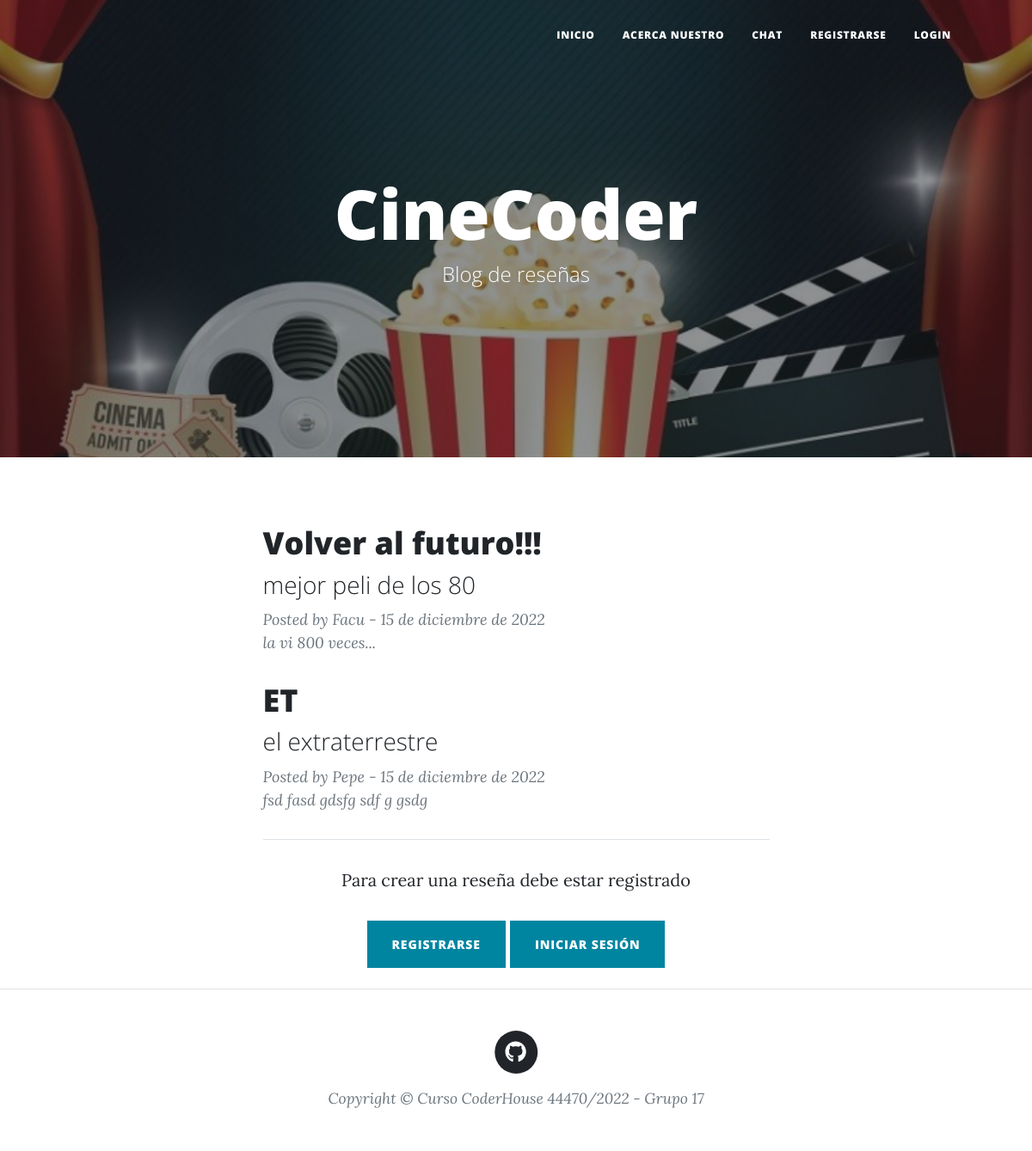
The app's page /, older data.
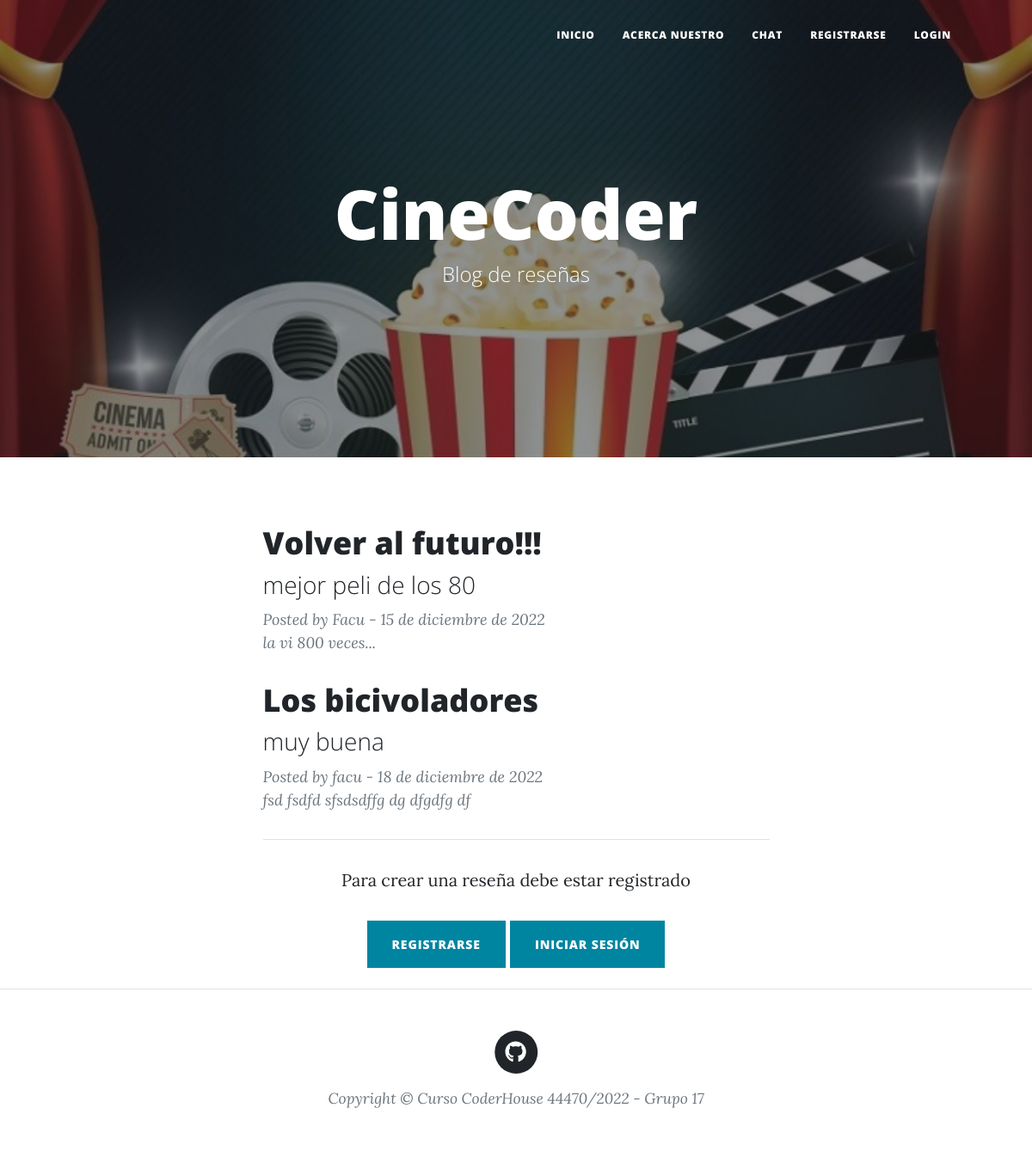
The same page, newer data.
### AppFinal/models.py (models this page shows)
class Blogs(models.Model):
    titulo = models.CharField(max_length=150)
    subtitulo = models.CharField(max_length=150)
    resumen = models.TextField()
    cuerpo = models.TextField()
    imagen = models.ImageField(upload_to="imgBlogs", null=True, blank=True)
    idusuario = models.IntegerField()
    fecha = models.DateField()
    usuario=models.CharField(max_length=150, null=True)

### AppFinal/views.py (the view)
# urls.py: path('',views.inicio, name='inicio'),
def inicio(request):
    blogs = Blogs.objects.all() # Obtener TODOS los registros de ese modelo
    contexto = {"listado_blogs": blogs}
    return render(request, "index.html", contexto)

### AppFinal/Templates/index.html (shortened to what this page needs)
{% extends "template.html" %}
{% load static %}
{% block contenidoQueCambia %}
        <header class="masthead" style="background-image: url('{% static "assets/img/home-bg.jpg" %}')">
            <div class="container position-relative px-4 px-lg-5">
                <div class="row gx-4 gx-lg-5 justify-content-center">
                    <div class="col-md-10 col-lg-8 col-xl-7">
                        <div class="site-heading">
                            <h1>CineCoder</h1>
                            <span class="subheading">Blog de reseñas</span>
                        </div>
                    </div>
                </div>
            </div>
        </header>
        <div class="container px-4 px-lg-5">
            <div class="row gx-4 gx-lg-5 justify-content-center">
                <div class="col-md-10 col-lg-8 col-xl-7">
                {% if listado_blogs %}
                    {% for blog in listado_blogs %}
                    <div class="post-preview">
                        <a href="{% url 'blogAmpliado' blog.id %}">
                            <h2 class="post-title">{{blog.titulo}}</h2>
                            <h3 class="post-subtitle">{{blog.subtitulo}}</h3>
                        </a>
                        <p class="post-meta">
                            <i>Posted by {{blog.usuario}} - {{blog.fecha}}</i><br>
                            {{blog.resumen}}<br>
                        </p>
                    </div>
                        {% endfor %}
                    {% else %}
                        <p>No hay blogs disponibles de momento</p>
                    {% endif %}
                    <hr class="my-4" />
                    {% if request.user.is_authenticated %}
                    <div class="d-flex justify-content-end mb-4"><a class="btn btn-primary text-uppercase" href="{% url 'NuevoBlog' %}">Crear reseña →</a></div>
                    {% else %}
                    <p class="text-center">Para crear una reseña debe estar registrado</p>
                    <div class="d-flex justify-content-center mb-4"><a class="btn btn-primary text-uppercase" href="{% url 'registro' %}">registrarse</a> &nbsp; <a class="btn btn-primary text-uppercase" href="{% url 'loginPage' %}">iniciar sesión</a></div>
                    {% endif %}
                </div>
            </div>
        </div>
{% endblock %}

Row changes from the older to the newer data that the page shows:
removed Blogs: titulo "ET", subtitulo "el extraterrestre", usuario "Pepe", fecha "15 de diciembre de 2022", resumen "fsd fasd gdsfg sdf g gsdg"
added Blogs: titulo "Los bicivoladores", subtitulo "muy buena", usuario "facu", fecha "18 de diciembre de 2022", resumen "fsd fsdfd sfsdsdffg dg dfgdfg df"
